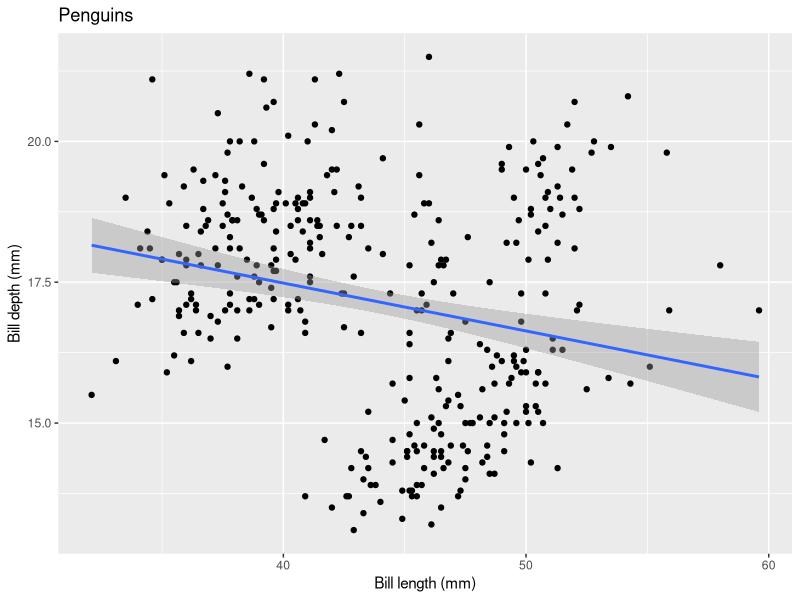
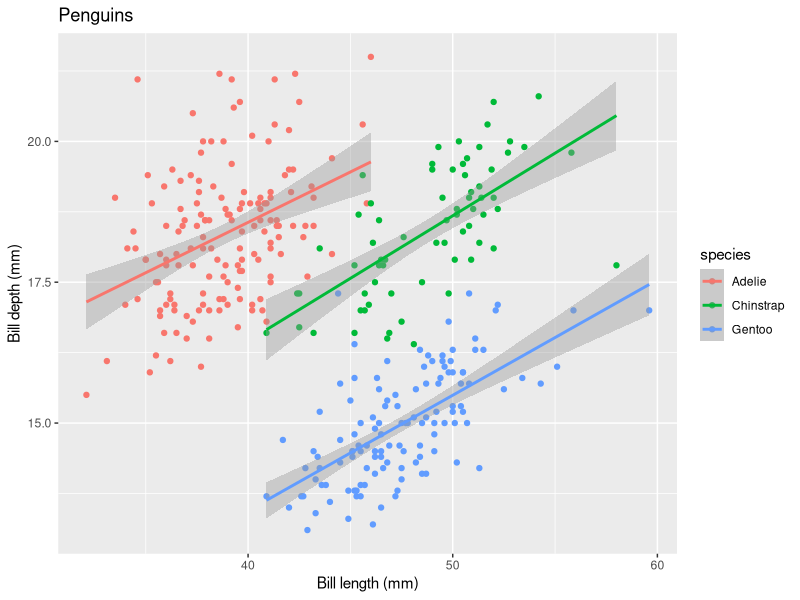
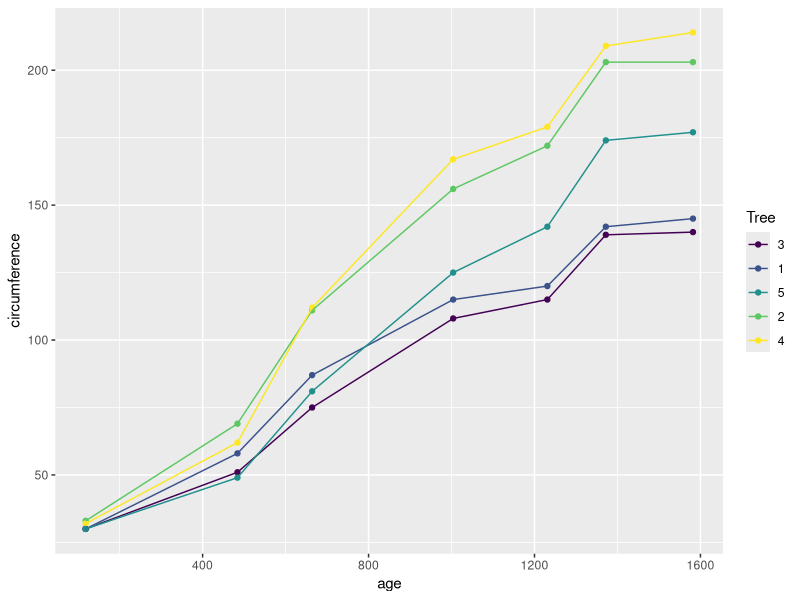
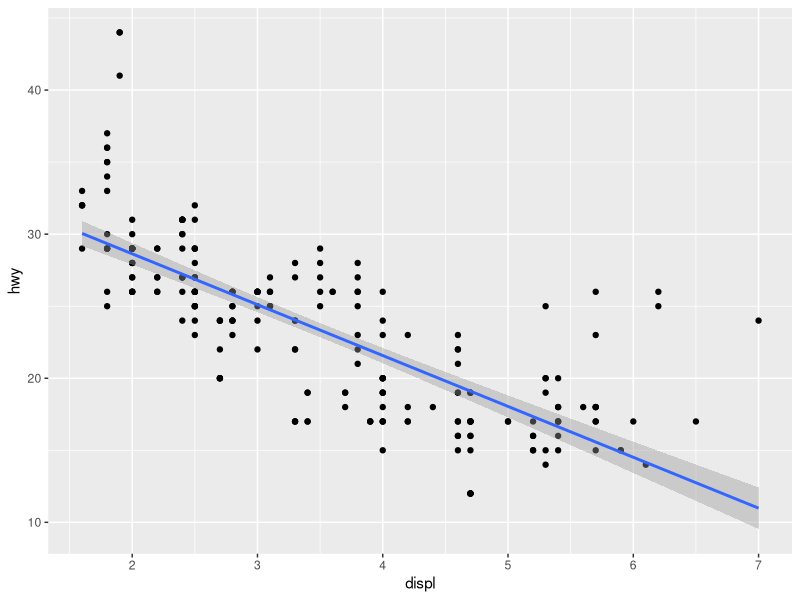
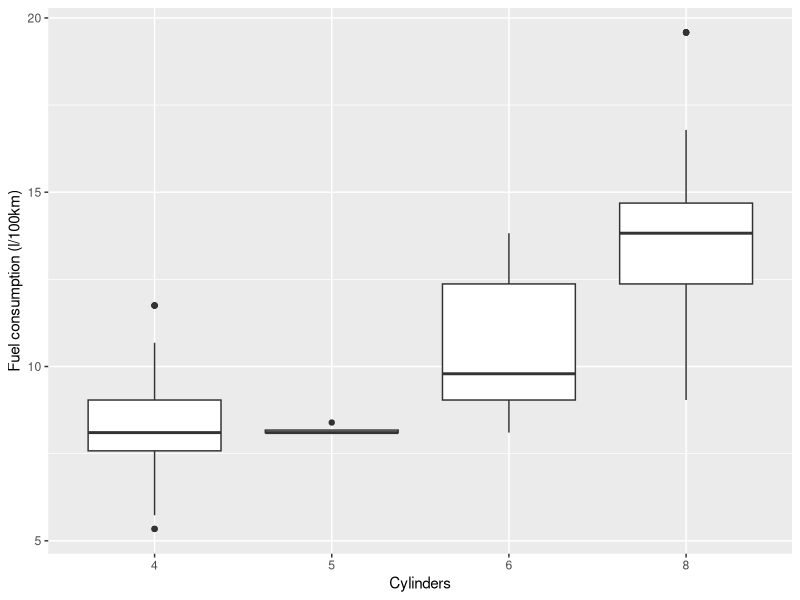
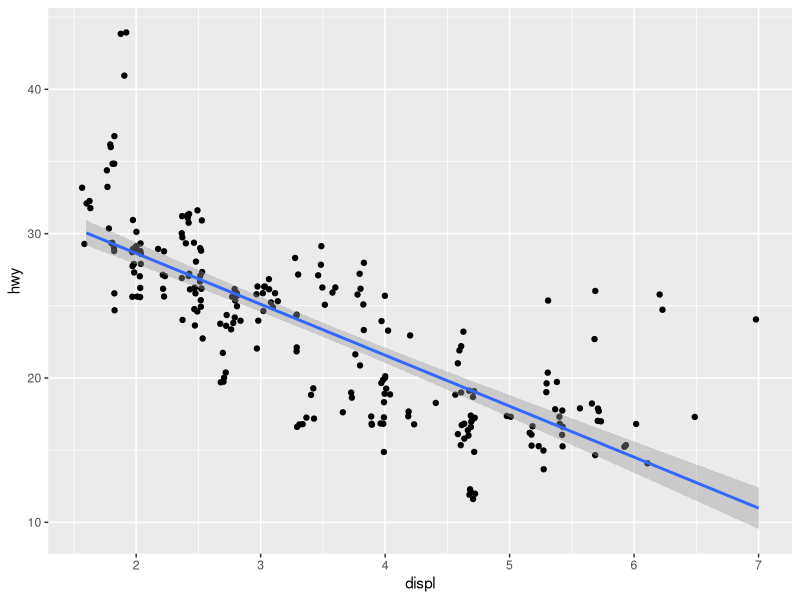
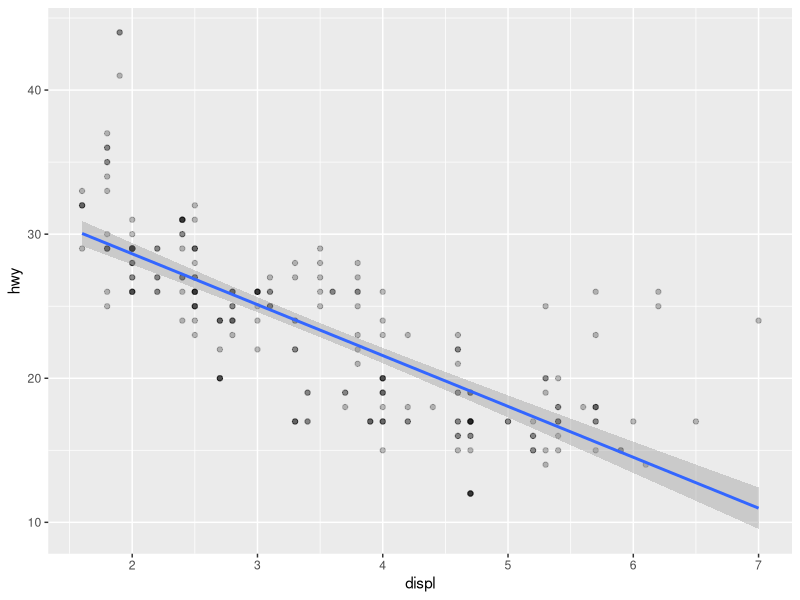
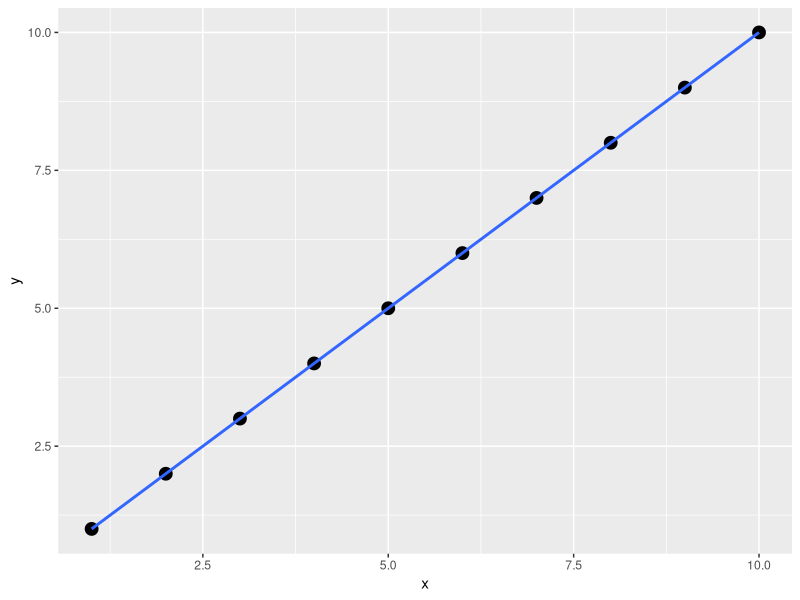

Source code (R) for these figures, in order:
## ---- chunk 1
#| warning: false
library(ggplot2)
library(palmerpenguins)

ggplot(data=penguins, mapping=aes(x=bill_length_mm, y=bill_depth_mm)) +
    geom_point() +
    geom_smooth(method="lm", formula="y ~ x") +
    labs(title="Penguins", x="Bill length (mm)", y="Bill depth (mm)")
## ---- chunk 2
#| warning: false
ggplot(
    data=penguins,
    mapping=aes(x=bill_length_mm, y=bill_depth_mm, color=species)
) +
    geom_point() +
    geom_smooth(method="lm", formula="y ~ x") +
    labs(title="Penguins", x="Bill length (mm)", y="Bill depth (mm)")
## ---- chunk 3
ggplot(Orange, aes(age, circumference, color=Tree)) + geom_point() + geom_line()
## ---- chunk 4
ggplot(mpg, aes(displ, hwy)) +
    geom_point() +
    geom_smooth(method="lm", formula="y ~ x")
## ---- chunk 5
mpg$l100km = 235 / mpg$hwy

ggplot(mpg, aes(factor(cyl), l100km)) +
    geom_boxplot() +
    xlab("Cylinders") +
    ylab("Fuel consumption (l/100km)")
## ---- chunk 6
ggplot(mpg, aes(displ, hwy)) +
    geom_jitter() +
    geom_smooth(method="lm", formula="y ~ x")

ggplot(mpg, aes(displ, hwy)) +
    geom_point(alpha=0.25) +
    geom_smooth(method="lm", formula="y ~ x")
## ---- chunk 7
library(tibble)

df = tibble(x=1:10, y=1:10)

ggplot(data=df, mapping=aes(x=x, y=y)) +
    geom_point(size=4) +
    geom_smooth(method="lm", formula="y ~ x")
## ---- chunk 8
ggplot(data=df, mapping=aes(x=x, y=y)) +
    geom_smooth(method="lm", formula="y ~ x") +
    geom_point(size=4)
